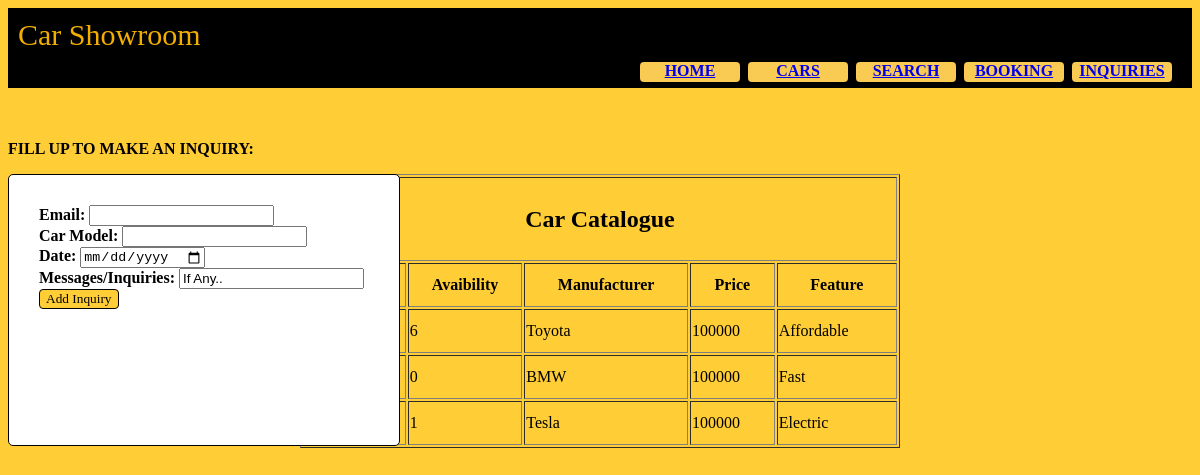
The page /inquiries.php on the database its author committed.
### tables this page shows
CREATE TABLE `cars` (
  `Model` varchar(100) NOT NULL,
  `Availability` tinyint(1) NOT NULL,
  `Manufacturer` varchar(100) NOT NULL,
  `Price` double NOT NULL,
  `Features` varchar(300) NOT NULL
);

### inquiries.php (the view, shortened to what this page needs)
<?php
      require_once("DBconnect.php");
      $sql = "SELECT * FROM  cars ";
      $result = mysqli_query($conn, $sql);
?>
<!doctype html>
<html>
  <head>
  </head>
  <body style="background-color: #ffcd36">
    <section id = "header">
    <div class = "row">
      <div class ="col-md-2" style="font-size: 30px;color:#f2ae00;">Car Showroom</div>
      <div id="menu_bar" class ="col-md-10" style="text-align: right">
        <div id="menu_buttons"><a href="home.php">HOME</a></div>
        <div id="menu_buttons"><a href="show_cars.php">CARS</a></div>
        <div id="menu_buttons"><a href="search.php">SEARCH</a></div>
        <div id="menu_buttons"><a href="booking.php">BOOKING</a></div>
        <div id="menu_buttons"><a href="inquiries.php">INQUIRIES</a></div>
      </div>
    </div>
  </section>
    <section id = "section1">
        <br><br>
        <div style="font-weight: bold; font-family: tahoma;" class="title"><p>FILL UP TO MAKE AN INQUIRY:</p> </div>
        <div id="form_box" style="position: absolute;">
            <form action="admInquiry.php" class="form_design" method="post">
              Email: <input type="text" name="email"><br>
              Car Model: <input type="text" name="cModel"><br>
              Date: <input type="date" name="date"><br>
              Messages/Inquiries: <input type="textarea" name="msg" value="If Any.."><br>
              <input style="background-color:#ffcd36;font-family: tahoma;border-radius: 4px;border: solid 1.5px black;" type="submit" value="Add Inquiry">
            </form>
        </div>
    </section>
    <div id = "car_list">
          <div id="car_table">
                <table align="center" border="lpx" style="width:600px; line-height:40px;">
                  <tr>
                    <th colspan="5"><h2>Car Catalogue</h2></th>
                  </tr>
                  <t>
                    <th>Model</th>
                    <th>Avaibility</th>
                    <th>Manufacturer</th>
                    <th>Price</th>
                    <th>Feature</th>
                  </t>
                    <?php
                    while($row = mysqli_fetch_array($result)){
                    ?>
                    <tr>
                      <td><?php echo $row[0];?></td>
                      <td><?php echo $row[1];?></td>
                      <td><?php echo $row[2];?></td>
                      <td><?php echo $row[3];?></td>
                      <td><?php echo $row[4];?></td>
                    </tr>
                    <?php
                      }
                    ?>
                </table>
          </div>
        </div>
  </body>
</html>

### inquiries.php (style rules this page uses)
#header { background-color: #000000; height: 60px; font-family: fantasy; padding: 10px; }
#menu_bar { padding: 8px; float: right; }
#menu_buttons { width: 100px; height: 20px; text-align: center; border-radius: 4px; display: inline-block; margin: 2px; background-color: #facb52; font-family: tahoma; font-weight: bold; }
#form_box { height: 210px; width: 330px; background-color:white; padding: 30px; border-radius: 5px; border: solid 1px black; font-family: tahoma; font-weight: bold; }

### rows shown on the page
cars: Availability "6", Manufacturer "Toyota", Price "100000", Features "Affordable"
cars: Availability "0", Manufacturer "BMW", Price "100000", Features "Fast"
cars: Availability "1", Manufacturer "Tesla", Price "100000", Features "Electric"
